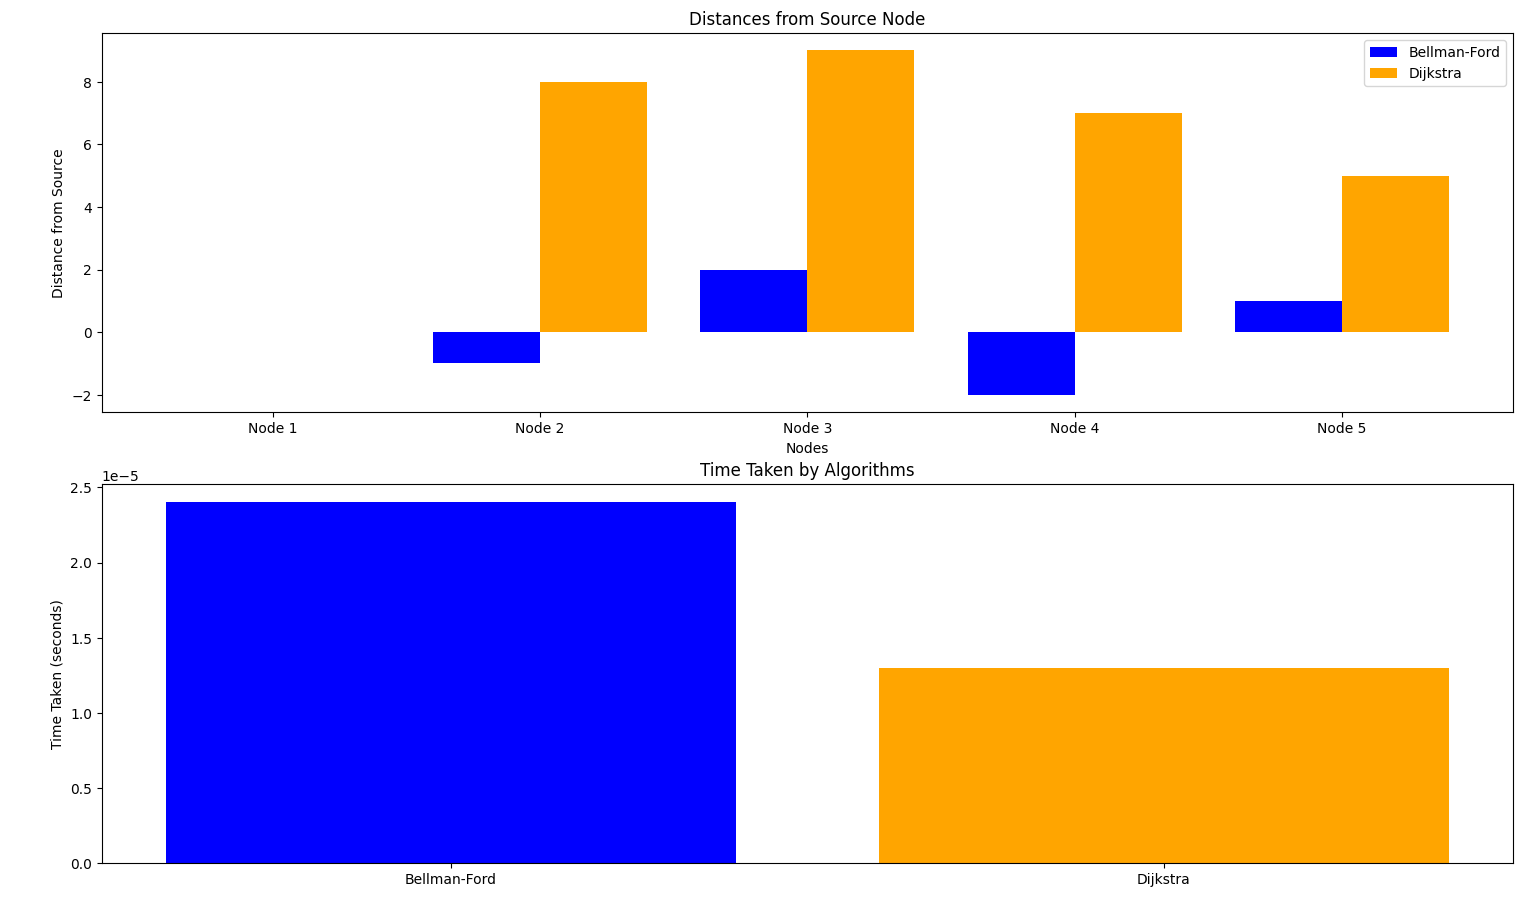

Write Python code to recreate this figure.
import matplotlib.pyplot as plt
import numpy as np

# Example output values for distances from the source
bellman_ford_distances = [0, -1, 2, -2, 1]  # Distances for Bellman-Ford
dijkstra_distances = [0, 8, 9, 7, 5]         # Distances for Dijkstra

# Example times taken for each algorithm
bellman_ford_time = 0.000024  # Time taken by Bellman-Ford
dijkstra_time = 0.000013       # Time taken by Dijkstra

# Bar graph for distances
labels = ['Node 1', 'Node 2', 'Node 3', 'Node 4', 'Node 5']
x = np.arange(len(labels))

fig, ax = plt.subplots(2, 1, figsize=(10, 10))

# Distances Bar Plot
ax[0].bar(x - 0.2, bellman_ford_distances, width=0.4, label='Bellman-Ford', color='blue')
ax[0].bar(x + 0.2, dijkstra_distances, width=0.4, label='Dijkstra', color='orange')

ax[0].set_xlabel('Nodes')
ax[0].set_ylabel('Distance from Source')
ax[0].set_title('Distances from Source Node')
ax[0].set_xticks(x)
ax[0].set_xticklabels(labels)
ax[0].legend()

# Bar graph for time taken
algorithms = ['Bellman-Ford', 'Dijkstra']
time_taken = [bellman_ford_time, dijkstra_time]

ax[1].bar(algorithms, time_taken, color=['blue', 'orange'])
ax[1].set_ylabel('Time Taken (seconds)')
ax[1].set_title('Time Taken by Algorithms')

# Display the plot
plt.tight_layout()
plt.show()
